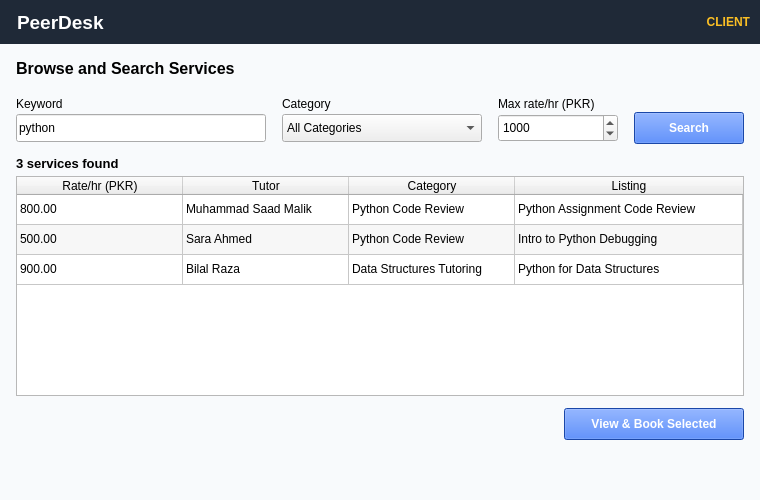
<?xml version="1.0" encoding="UTF-8"?>
<ui version="4.0">
 <class>client_browse</class>
 <widget class="QWidget" name="client_browse"><property name="geometry"><rect><x>0</x><y>0</y><width>760</width><height>500</height></rect></property><property name="windowTitle"><string>PeerDesk - Browse Services</string></property><property name="styleSheet"><string>QWidget#client_browse { background-color: #f8fafc; }</string></property><widget class="QLabel" name="label_44"><property name="geometry"><rect><x>0</x><y>0</y><width>760</width><height>44</height></rect></property><property name="text"><string>PeerDesk</string></property><property name="font"><font><pointsize>14</pointsize><bold>true</bold></font></property><property name="styleSheet"><string>background-color: #1f2937; color: white; padding-left: 12px;</string></property></widget><widget class="QLabel" name="label_45"><property name="geometry"><rect><x>590</x><y>0</y><width>160</width><height>44</height></rect></property><property name="alignment"><set>Qt::AlignRight|Qt::AlignVCenter</set></property><property name="text"><string>CLIENT</string></property><property name="font"><font><bold>true</bold></font></property><property name="styleSheet"><string>background-color: #1f2937; color: #fbbf24;</string></property></widget><widget class="QLabel" name="label_46"><property name="geometry"><rect><x>16</x><y>54</y><width>728</width><height>28</height></rect></property><property name="text"><string>Browse and Search Services</string></property><property name="font"><font><pointsize>12</pointsize><bold>true</bold></font></property></widget><widget class="QLabel" name="label_47"><property name="geometry"><rect><x>16</x><y>94</y><width>200</width><height>20</height></rect></property><property name="text"><string>Keyword</string></property></widget><widget class="QLineEdit" name="lineEdit_9"><property name="geometry"><rect><x>16</x><y>114</y><width>250</width><height>28</height></rect></property><property name="text"><string>python</string></property></widget><widget class="QLabel" name="label_48"><property name="geometry"><rect><x>282</x><y>94</y><width>200</width><height>20</height></rect></property><property name="text"><string>Category</string></property></widget><widget class="QComboBox" name="comboBox_6"><property name="geometry"><rect><x>282</x><y>114</y><width>200</width><height>28</height></rect></property><property name="currentIndex"><number>0</number></property><item><property name="text"><string>All Categories</string></property></item><item><property name="text"><string>Calculus Tutoring</string></property></item><item><property name="text"><string>UI/UX Design Review</string></property></item><item><property name="text"><string>Python Code Review</string></property></item><item><property name="text"><string>Data Structures Tutoring</string></property></item></widget><widget class="QLabel" name="label_49"><property name="geometry"><rect><x>498</x><y>94</y><width>200</width><height>20</height></rect></property><property name="text"><string>Max rate/hr (PKR)</string></property></widget><widget class="QSpinBox" name="spinBox_2"><property name="geometry"><rect><x>498</x><y>114</y><width>120</width><height>28</height></rect></property><property name="maximum"><number>99999</number></property><property name="value"><number>1000</number></property></widget><widget class="QPushButton" name="pushButton_11"><property name="geometry"><rect><x>634</x><y>112</y><width>110</width><height>32</height></rect></property><property name="text"><string>Search</string></property><property name="styleSheet"><string>background-color: #2563eb; color: white; font-weight: bold; padding: 4px;</string></property></widget><widget class="QLabel" name="label_50"><property name="geometry"><rect><x>16</x><y>152</y><width>400</width><height>22</height></rect></property><property name="text"><string>3 services found</string></property><property name="font"><font><pointsize>10</pointsize><bold>true</bold></font></property></widget><widget class="QTableWidget" name="tableWidget_4"><property name="geometry"><rect><x>16</x><y>176</y><width>728</width><height>220</height></rect></property><property name="alternatingRowColors"><bool>true</bool></property><property name="selectionBehavior"><enum>QAbstractItemView::SelectRows</enum></property><attribute name="verticalHeaderVisible"><bool>false</bool></attribute><attribute name="horizontalHeaderStretchLastSection"><bool>true</bool></attribute><property name="font"><font><pointsize>9</pointsize></font></property><attribute name="horizontalHeaderDefaultSectionSize"><number>166</number></attribute><column><property name="text"><string>Rate/hr (PKR)</string></property></column><column><property name="text"><string>Tutor</string></property></column><column><property name="text"><string>Category</string></property></column><column><property name="text"><string>Listing</string></property></column><row><property name="text"><string/></property></row><row><property name="text"><string/></property></row><row><property name="text"><string/></property></row><item row="0" column="0"><property name="text"><string>800.00</string></property></item><item row="0" column="1"><property name="text"><string>Muhammad Saad Malik</string></property></item><item row="0" column="2"><property name="text"><string>Python Code Review</string></property></item><item row="0" column="3"><property name="text"><string>Python Assignment Code Review</string></property></item><item row="1" column="0"><property name="text"><string>500.00</string></property></item><item row="1" column="1"><property name="text"><string>Sara Ahmed</string></property></item><item row="1" column="2"><property name="text"><string>Python Code Review</string></property></item><item row="1" column="3"><property name="text"><string>Intro to Python Debugging</string></property></item><item row="2" column="0"><property name="text"><string>900.00</string></property></item><item row="2" column="1"><property name="text"><string>Bilal Raza</string></property></item><item row="2" column="2"><property name="text"><string>Data Structures Tutoring</string></property></item><item row="2" column="3"><property name="text"><string>Python for Data Structures</string></property></item></widget><widget class="QPushButton" name="pushButton_12"><property name="geometry"><rect><x>564</x><y>408</y><width>180</width><height>32</height></rect></property><property name="text"><string>View &amp;&amp; Book Selected</string></property><property name="styleSheet"><string>background-color: #2563eb; color: white; font-weight: bold; padding: 4px;</string></property></widget></widget>
 <resources/>
 <connections/>
</ui>
